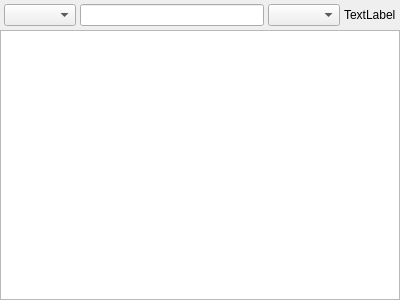
<?xml version="1.0" encoding="UTF-8"?>
<ui version="4.0">
 <class>TreeView</class>
 <widget class="QWidget" name="TreeView">
  <property name="geometry">
   <rect>
    <x>0</x>
    <y>0</y>
    <width>400</width>
    <height>300</height>
   </rect>
  </property>
  <property name="windowTitle">
   <string notr="true">Form</string>
  </property>
  <layout class="QVBoxLayout" name="verticalLayout">
   <property name="spacing">
    <number>0</number>
   </property>
   <property name="leftMargin">
    <number>0</number>
   </property>
   <property name="topMargin">
    <number>0</number>
   </property>
   <property name="rightMargin">
    <number>0</number>
   </property>
   <property name="bottomMargin">
    <number>0</number>
   </property>
   <item>
    <layout class="QHBoxLayout" name="horizontalLayout">
     <property name="spacing">
      <number>4</number>
     </property>
     <property name="leftMargin">
      <number>4</number>
     </property>
     <property name="topMargin">
      <number>4</number>
     </property>
     <property name="rightMargin">
      <number>4</number>
     </property>
     <property name="bottomMargin">
      <number>4</number>
     </property>
     <item>
      <widget class="QComboBox" name="cbMode"/>
     </item>
     <item>
      <widget class="QLineEdit" name="value">
       <property name="font">
        <font>
         <pointsize>9</pointsize>
        </font>
       </property>
       <property name="frame">
        <bool>true</bool>
       </property>
      </widget>
     </item>
     <item>
      <widget class="QComboBox" name="cbValueMode"/>
     </item>
     <item>
      <widget class="QLabel" name="lblCount">
       <property name="text">
        <string notr="true">TextLabel</string>
       </property>
      </widget>
     </item>
    </layout>
   </item>
   <item>
    <widget class="QTreeView" name="treeView">
     <property name="uniformRowHeights">
      <bool>true</bool>
     </property>
     <property name="sortingEnabled">
      <bool>true</bool>
     </property>
     <attribute name="headerShowSortIndicator" stdset="0">
      <bool>true</bool>
     </attribute>
    </widget>
   </item>
  </layout>
 </widget>
 <resources>
  <include location="../resources/main.qrc"/>
 </resources>
 <connections/>
</ui>
